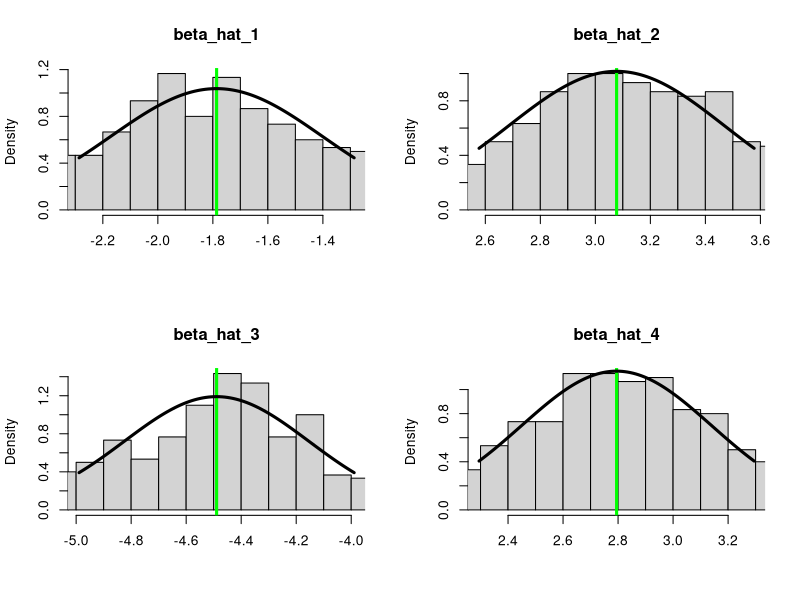

Recreate this plot in R.
# Linear models and the sampling distribution of the least squares estimator
# assuming Gaussian errors



p = 4
sigma = .25
#sigma = 1
#sigma = 2

beta = runif( n=p, min=1, max=5) * (-1)^(runif(p) < .5)

n = 10
#n = 300
#n = 1000

X = cbind( 1, matrix( runif(n*(p-1)), ncol=p-1))
XtX_inv = solve(t(X) %*% X)


# Simulate a large number of data sets and least squares estimators 
#num_sims = 100
num_sims = 300
#num_sims = 10000
beta_hat_mat = matrix( NA, nrow=num_sims, ncol=p)
for(k in 1:num_sims){
	y = X %*% beta + rnorm( n, mean=0, sd=sigma)
	beta_hat_mat[k,] = XtX_inv %*% t(X) %*% y
}


# Plot the sampling distributions of the least squares estimates

pdf(paste0("sampling_dist_n",n,"_num_sims",num_sims,".pdf"))
par(mfrow=c(2,2))
for(j in 1:p){
	
	grid = seq( beta[j]-.5, beta[j]+.5, by=.01)
	
	hist( beta_hat_mat[,j], freq=F, main=paste0("beta_hat_",j), xlab=NULL,
	      xlim=c(beta[j]-.5,beta[j]+.5), breaks=floor(sqrt(num_sims)))
	abline( v=beta[j], col="green", lwd=3)
	
	sd_beta_j = sigma * sqrt(XtX_inv[j,j])
	lines(grid, dnorm( grid, mean=beta[j], sd=sd_beta_j), lwd=3)
}
dev.off()


# Check whether confidence intervals for the least squares estimates have the
# correct coverage
level = .9
coverage = rep( 0, p)
for(k in 1:num_sims){
	for(j in 1:p){
		sd_beta_j = sigma * sqrt(XtX_inv[j,j])
		lower = beta_hat_mat[k,j] - sd_beta_j * qnorm( (1-level)/2, lower.tail=F)
		upper = beta_hat_mat[k,j] + sd_beta_j * qnorm( (1-level)/2, lower.tail=F)
	
		coverage[j] = coverage[j] + (lower < beta[j] & beta[j] < upper)
	}
}
coverage = coverage / num_sims; coverage
